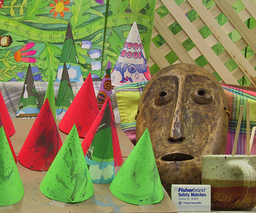
//> input picture opencv_test/im2(cone).png, 256 x 213 px, shrunk from 450 x 375 before the run
$ ./asm   (built with g++ and OpenCV 4)
//> lines starting //> are read from the running program, lines starting //| are printed output that depends on the picture
// Title   : Adaptive Support-Weight Approach for Correspondence Search
// Version : 1.0

#include "opencv.hpp"
#include <string>
#include <vector>
#include <iostream>
#include <algorithm>
#include <cmath>
#include <limits>
#include <cstdlib>
#include <time.h>
#include <Windows.h>

using namespace std;
using namespace cv;

#define WIN_SIZE	11
#define GAMMA_C		9
#define GAMMA_P		5.5
#define T			40
#define MIN_DISP	10
#define MAX_DISP	60
#define SCALE		4

Mat bgr_to_grey(const Mat& bgr)
{
	int width = bgr.size().width;
	int height = bgr.size().height;
	Mat grey(height, width, 0);

	for (int y = 0; y < height; y++)
	{
		for (int x = 0; x < width; x++)
		{
			uchar r = 0.333 * bgr.at<Vec3b>(y, x)[2];
			uchar g = 0.333 * bgr.at<Vec3b>(y, x)[1];
			uchar b = 0.333 * bgr.at<Vec3b>(y, x)[0];
			grey.at<uchar>(y, x) = uchar(r + g + b);
		}
	}

	return grey;
}

Mat asw(Mat left, Mat right, string type)
{
	int width = left.size().width;
	int height = left.size().height;
	int kernel_size = WIN_SIZE / 2;
	double *min_asw = (double *)calloc(width*height, sizeof(double));

	Mat depth(height, width, 0);

	for (int y = 0; y < height; y++)
	{
		for (int x = 0; x < width; x++)
			min_asw[y*width + x] = DBL_MAX;
	}

	for (int offset = MIN_DISP; offset <= MAX_DISP; offset++)
	{
		Mat tmp(height, width, CV_8UC3);

		// shift image depend on type to save calculation time
		for (int y = 0; y < height; y++)
		{
			for (int x = 0; x < offset; x++)
			{
				tmp.at<Vec3b>(y, x)[0] = right.at<Vec3b>(y, x)[0];
				tmp.at<Vec3b>(y, x)[1] = right.at<Vec3b>(y, x)[1];
				tmp.at<Vec3b>(y, x)[2] = right.at<Vec3b>(y, x)[2];
			}
			for (int x = offset; x < width; x++)
			{
				tmp.at<Vec3b>(y, x)[0] = right.at<Vec3b>(y, x - offset)[0];
				tmp.at<Vec3b>(y, x)[1] = right.at<Vec3b>(y, x - offset)[1];
				tmp.at<Vec3b>(y, x)[2] = right.at<Vec3b>(y, x - offset)[2];
			}
		}

		// calculate each pixel's ASW value
		for (int y = 0; y < height; y++)
		{
			for (int x = 0; x < width; x++)
			{
				int start_x = max(0, x - kernel_size);
				int start_y = max(0, y - kernel_size);
				int end_x = min(width - 1, x + kernel_size);
				int end_y = min(height - 1, y + kernel_size);
				double E = 0;
				double numerator = 0;
				double denominator = 0;

				for (int i = start_y; i <= end_y; i++)
				{
					for (int j = start_x; j <= end_x; j++)
					{
						double delta_c1 = (double)(abs(left.at<Vec3b>(i, j)[0] - left.at<Vec3b>(y, x)[0])
							+ abs(left.at<Vec3b>(i, j)[1] - left.at<Vec3b>(y, x)[1])
							+ abs(left.at<Vec3b>(i, j)[2] - left.at<Vec3b>(y, x)[2]));		// 왼쪽 영상 거리차이
						double delta_c2 = (double)(abs(tmp.at<Vec3b>(i, j)[0] - tmp.at<Vec3b>(y, x)[0])
							+ abs(tmp.at<Vec3b>(i, j)[1] - tmp.at<Vec3b>(y, x)[1])
							+ abs(tmp.at<Vec3b>(i, j)[2] - tmp.at<Vec3b>(y, x)[2]));		// 오른쪽 영상 거리차이
						double delta_g = sqrt((i - y) * (i - y) + (j - x) * (j - x));
						double w1 = exp(-(delta_c1 / GAMMA_C + delta_g / GAMMA_P));
						double w2 = exp(-(delta_c2 / GAMMA_C + delta_g / GAMMA_P));
						double e = (abs(left.at<Vec3b>(i, j)[0] - tmp.at<Vec3b>(i, j)[0])
							+ abs(left.at<Vec3b>(i, j)[1] - tmp.at<Vec3b>(i, j)[1])
							+ abs(left.at<Vec3b>(i, j)[2] - tmp.at<Vec3b>(i, j)[2]));

						numerator += w1 * w2 * e;					// 분자
						denominator += w1 * w2;						// 분모
					}
				}
				E = numerator / denominator;

				// smaller ASW found
				if (E < min_asw[y*width + x])
				{
					min_asw[y*width + x] = E;
					// for better visualization
					depth.at<uchar>(y, x) = offset * SCALE;
				}
			}
		}
		printf("[%d]\n", offset);
	}

	free(min_asw);

	return depth;
}

void main()
{
	Mat left = imread("im2(cone).png");
//> left is the input picture: 213 rows x 256 cols, CV_8UC3; mean B, G, R 82.4, 130.2, 132.6
	Mat right = imread("im6(cone).png");
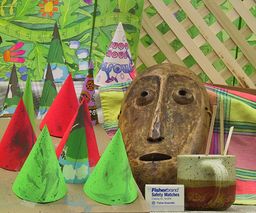
//> input picture opencv_test/im6(cone).png, 256 x 213 px, shrunk from 450 x 375 before the run
//> right is the input picture: 213 rows x 256 cols, CV_8UC3; mean B, G, R 83.6, 133.3, 137.4
	clock_t start, end;

	start = clock();
	imwrite("result.png", asw(left, right, "left"));
//> after the loop in asw, `for (int offset = MIN_DISP; offset <= MAX_DISP; offset++)`:
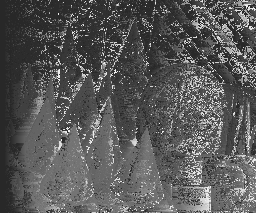
//> depth: 213 rows x 256 cols, CV_8UC1; min 40, max 240, mean 88.2
	end = clock();

	printf("Leading time : %.2fs\n", (double)(end - start) / (double)CLOCKS_PER_SEC);

	waitKey(0);
}
